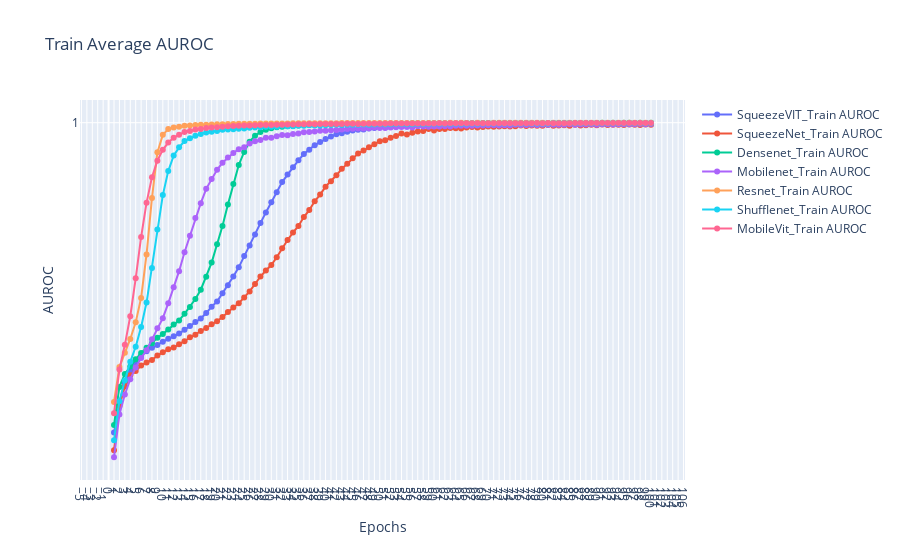

Notebook cell for this chart:
### Code cell
fig = go.Figure()
for exps in train_auroc_data.keys():
    # plt.plot(epochs, loss_data[exps][0], label=exps + 'Train Loss', marker='o')
    # plt.plot(epochs, loss_data[exps][1], label=exps + 'Validation Loss', marker='o')
    # fig.add_trace(go.Scatter(x=epochs, y=auroc_data[exps][0], mode='lines+markers', name=exps + '_Train Loss'))
    fig.add_trace(go.Scatter(x=epochs, y=train_auroc_data[exps], mode='lines+markers', name=exps + '_Train AUROC'))
# fig.add_trace(go.Scatter(x=epochs, y=train_loss, mode='lines+markers', name='Train Loss'))
# fig.add_trace(go.Scatter(x=epochs, y=val_loss, mode='lines+markers', name='Validation Loss'))

fig.update_layout(
    title='Train Average AUROC',
    xaxis_title='Epochs',
    yaxis_title='AUROC',
    xaxis=dict(tickmode='linear'),
    yaxis=dict(tickmode='linear'),
    # legend=dict(x=0, y=1),
    # grid=dict(),
)

fig.show()
